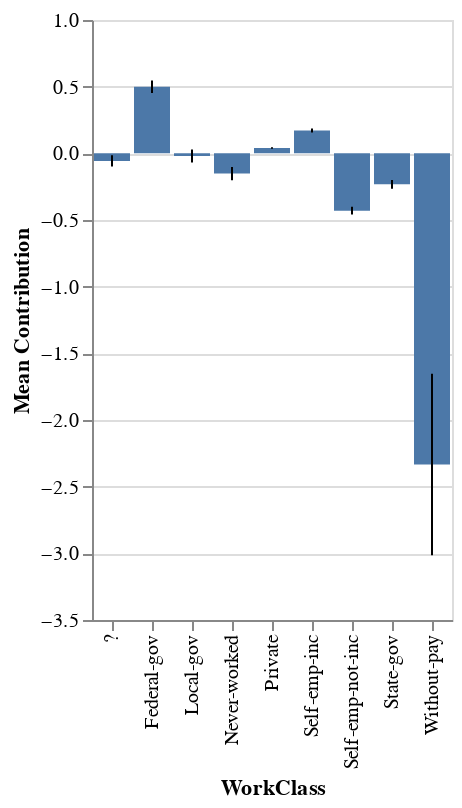

The notebook cell saved with this chart:
### Code cell
ans = eag.run("Visually display the contribution of the term WorkClass to predictions.")
print(ans)

### Figure 1 — Vega-Lite specification as saved in the notebook (floating-point values rounded to 4 significant figures)
{"config": {"view": {"continuousWidth": 300, "continuousHeight": 300}}, "layer": [{"mark": {"type": "bar"}, "encoding": {"x": {"field": "WorkClass", "type": "nominal"}, "y": {"field": "Contribution", "type": "quantitative"}}}, {"mark": {"type": "errorbar", "extent": "ci"}, "encoding": {"x": {"field": "WorkClass", "type": "nominal"}, "y": {"field": "Lower Bound", "title": "Mean Contribution", "type": "quantitative"}, "y2": {"field": "Upper Bound"}}}], "data": {"name": "data-ee3cf535f97c1df1269ef29be8ceeffc"}, "$schema": "https://vega.github.io/schema/vega-lite/v5.17.0.json", "datasets": {"data-ee3cf535f97c1df1269ef29be8ceeffc": [{"WorkClass": " ?", "Contribution": -0.057, "Upper Bound": -0.01464, "Lower Bound": -0.09936}, {"WorkClass": " Federal-gov", "Contribution": 0.4988, "Upper Bound": 0.5457, "Lower Bound": 0.452}, {"WorkClass": " Local-gov", "Contribution": -0.02075, "Upper Bound": 0.02786, "Lower Bound": -0.06936}, {"WorkClass": " Never-worked", "Contribution": -0.1518, "Upper Bound": -0.1016, "Lower Bound": -0.2021}, {"WorkClass": " Private", "Contribution": 0.04003, "Upper Bound": 0.04621, "Lower Bound": 0.03384}, {"WorkClass": " Self-emp-inc", "Contribution": 0.1706, "Upper Bound": 0.1859, "Lower Bound": 0.1553}, {"WorkClass": " Self-emp-not-inc", "Contribution": -0.4297, "Upper Bound": -0.4001, "Lower Bound": -0.4594}, {"WorkClass": " State-gov", "Contribution": -0.2326, "Upper Bound": -0.2004, "Lower Bound": -0.2647}, {"WorkClass": " Without-pay", "Contribution": -2.334, "Upper Bound": -1.654, "Lower Bound": -3.015}]}}
